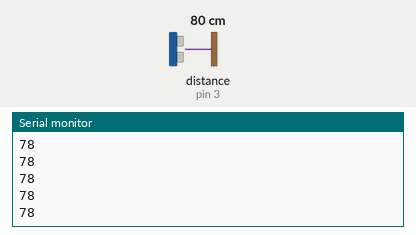
A sketch run on a simulated Arduino Uno, built with avr-gcc and run on an emulated ATmega328P. Shown: the last lines printed to the serial monitor. Wiring (inferred from the names in the program): ultrasonic range finder: trigger pin 2; echo pin 3. The test bench sets the inputs (shaded band); at power-on: distance to the obstacle (sensor on pin 3) 80 cm. The echo pulse lasts 58.3 µs per cm.

Above: at 1.2 s.
1.3 s: distance to the obstacle (sensor on pin 3) set to 2 cm
At 2.2 s:
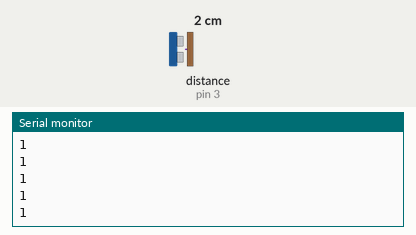
2.8 s: distance to the obstacle (sensor on pin 3) set to 4 cm
At 3.4 s:
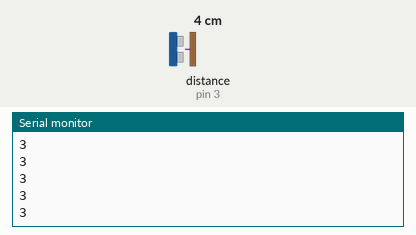
Timing chart, 0 to 5.8 s (numbered marks = the images above; inputs shaded):
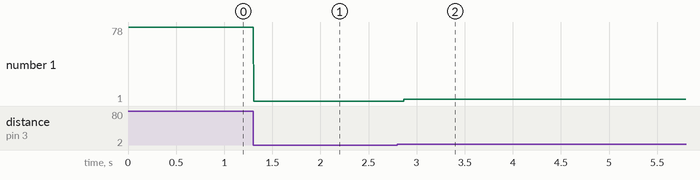

The sketch:

sonar_code.ino
```cpp
const int trigPin_for_sonar1 =2;
const int echoPin_for_sonar1 = 3;
long duration1;
int distance1;
void setup() {
  // put your setup code here, to run once:
  Serial.begin(9600);
  pinMode(trigPin_for_sonar1, OUTPUT);
  pinMode(echoPin_for_sonar1, INPUT);
}

void loop() {
  // put your main code here, to run repeatedly:
  digitalWrite(trigPin_for_sonar1, LOW);
  delayMicroseconds(2);
  digitalWrite(trigPin_for_sonar1, HIGH);
  delayMicroseconds(10);
  digitalWrite(trigPin_for_sonar1, LOW);
  duration1 = pulseIn(echoPin_for_sonar1, HIGH);
  distance1 = duration1 * 0.034 / 2;
  Serial.println(distance1);
}
```

Measured:
- after the input at 1.3 s, the serial monitor: prints a new line at once (image 1)
- after the input at 2.8 s, the serial monitor: prints a new line after 0.07 s (image 2)
- plotted number 1: 78 → 1 after the input at 1.3 s, 1 → 3 after the input at 2.8 s
